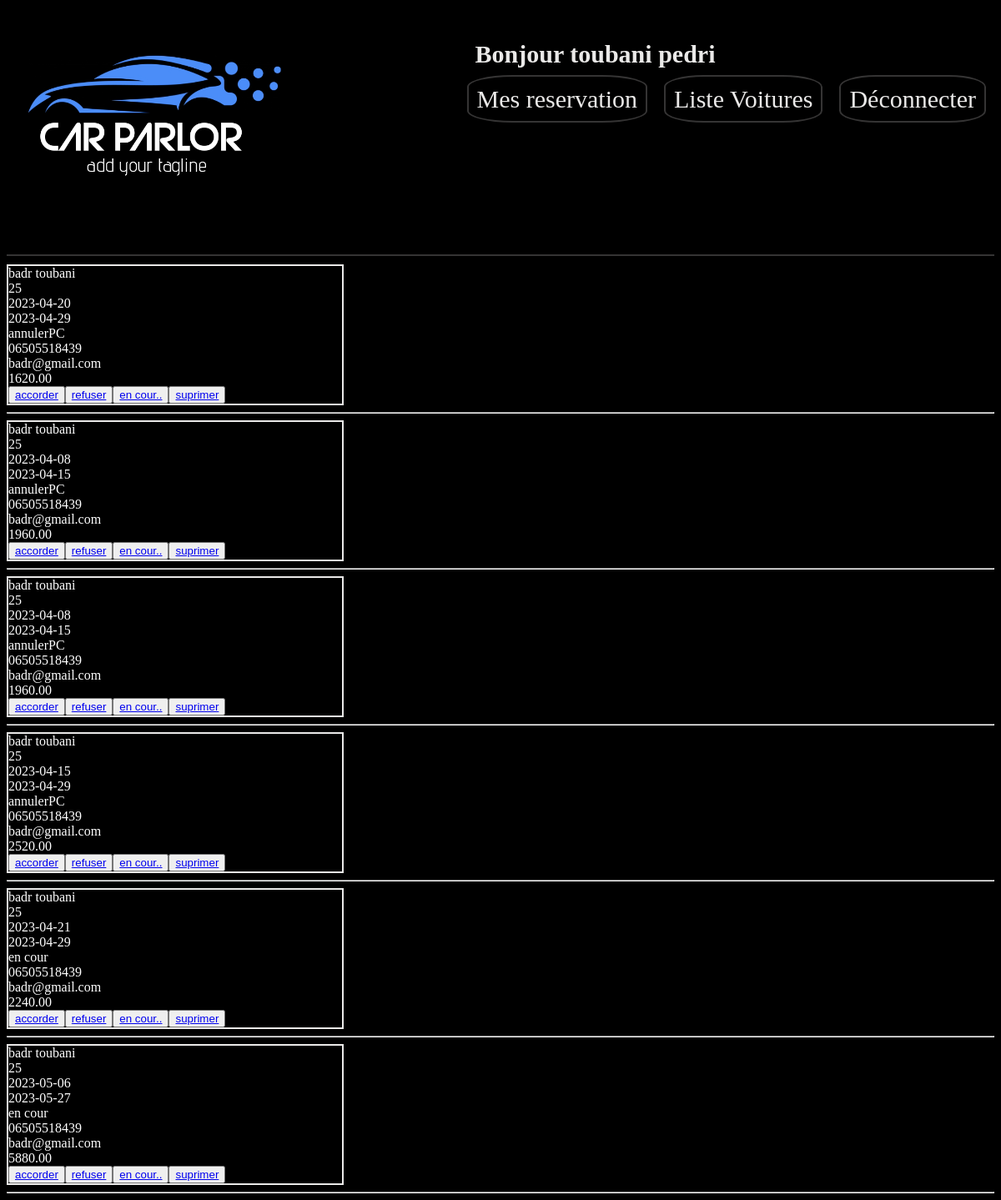
Page /reservation.php (signed in) on the committed database.
### tables this page shows
CREATE TABLE IF NOT EXISTS `reservation` (
  `id_reservation` int NOT NULL AUTO_INCREMENT,
  `date_debut` date NOT NULL,
  `date_fin` date NOT NULL,
  `montant` decimal(10,2) NOT NULL,
  `id_membre` int NOT NULL,
  `matricule` char(30) DEFAULT NULL,
  `etat` char(15) NOT NULL DEFAULT 'en cour',
  PRIMARY KEY (`id_reservation`),
  KEY `id_membre` (`id_membre`),
  KEY `matricule` (`matricule`)
);

CREATE TABLE IF NOT EXISTS `membre` (
  `id_membre` int NOT NULL AUTO_INCREMENT,
  `nom` char(20) NOT NULL,
  `age` int DEFAULT (18),
  `prenom` char(50) NOT NULL,
  `tel` char(15) NOT NULL,
  `email` varchar(75) DEFAULT NULL,
  `pwrd` varchar(55) NOT NULL,
  `sexe` char(8) NOT NULL,
  `est_admin` tinyint(1) DEFAULT '0',
  PRIMARY KEY (`id_membre`),
  UNIQUE KEY `tel` (`tel`),
  UNIQUE KEY `email` (`email`)
);

### reservation.php (the view, shortened to what this page needs)
<?php
include 'element/header.php';
    $con=mysqli_connect('localhost','root','','location_voiture');
    $query="select * from reservation join membre on reservation.id_membre=membre.id_membre ";
    $resulat=mysqli_query($con,$query);
    while($row=mysqli_fetch_assoc($resulat)){
        echo "<div class='reservation'>";
        echo "<div style='color:#fff'>".$row['nom']." ".$row['prenom']."</div>";
        echo "<div style='color:#fff'>".$row['age'] ."</div>";
        echo "<div style='color:#fff'>".$row['date_debut'] ."</div>";
        echo "<div style='color:#fff'>".$row['date_fin'] ."</div>";
        echo "<div style='color:#fff'>".$row['etat'] ."</div>";
        echo "<div style='color:#fff'>".$row['tel'] ."</div>";
        echo "<div style='color:#fff'>".$row['email'] ."</div>";
        echo "<div style='color:#fff'>".$row['montant'] ."</div>";
        echo "<button><a href='etat.php?etat=accorder &id=".$row['id_reservation']."' >accorder</a></button>";
        echo "<button><a href='etat.php?etat=refuser &id=".$row['id_reservation']."' >refuser</a></button>";
        echo "<button><a href='etat.php?etat=encour.. &id=".$row['id_reservation']."' >en cour..</a></button>";
        echo "<button><a href='suprimer_reservation.php?id=".$row['id_reservation']."' >suprimer</a></button>";
        echo "</div>";
        echo "<hr>";
    }
?>

### style/style.css (style rules this page uses)
body { background-color: #000; }
.reservation { border: 2px solid #eae9e8; width: 400px; }

### rows in the picture
reservation: id_membre.nom "badr", id_membre.prenom "toubani", id_membre.age "25", date_debut "2023-04-20", date_fin "2023-04-29", etat "annulerPC", id_membre.tel "06505518439", id_membre.email "badr@gmail.com", montant "1620.00"
reservation: id_membre.nom "badr", id_membre.prenom "toubani", id_membre.age "25", date_debut "2023-04-08", date_fin "2023-04-15", etat "annulerPC", id_membre.tel "06505518439", id_membre.email "badr@gmail.com", montant "1960.00"
reservation: id_membre.nom "badr", id_membre.prenom "toubani", id_membre.age "25", date_debut "2023-04-08", date_fin "2023-04-15", etat "annulerPC", id_membre.tel "06505518439", id_membre.email "badr@gmail.com", montant "1960.00"
reservation: id_membre.nom "badr", id_membre.prenom "toubani", id_membre.age "25", date_debut "2023-04-15", date_fin "2023-04-29", etat "annulerPC", id_membre.tel "06505518439", id_membre.email "badr@gmail.com", montant "2520.00"
reservation: id_membre.nom "badr", id_membre.prenom "toubani", id_membre.age "25", date_debut "2023-04-21", date_fin "2023-04-29", etat "en cour", id_membre.tel "06505518439", id_membre.email "badr@gmail.com", montant "2240.00"
reservation: id_membre.nom "badr", id_membre.prenom "toubani", id_membre.age "25", date_debut "2023-05-06", date_fin "2023-05-27", etat "en cour", id_membre.tel "06505518439", id_membre.email "badr@gmail.com", montant "5880.00"

### other values in the picture
$_SESSION['nom'] "toubani"
$_SESSION['prenom'] "pedri"
